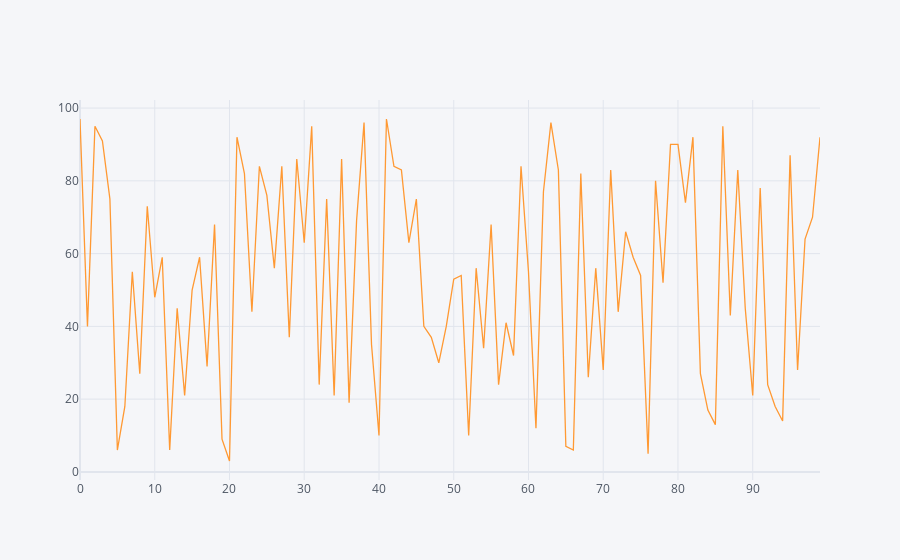

Notebook code for this chart:
### Code cell
df1.iplot()

### Figure 1 — Plotly figure (JSON) as saved in the notebook; plotly's stock layout.template omitted (floating-point values rounded to 4 significant figures)
{"data": [{"line": {"color": "rgba(255, 153, 51, 1.0)", "dash": "solid", "shape": "linear", "width": 1.3}, "mode": "lines", "name": "0", "text": "", "type": "scatter", "x": [0, 1, 2, 3, 4, 5, 6, 7, 8, 9, 10, 11, 12, 13, 14, 15, 16, 17, 18, 19, 20, 21, 22, 23, 24, 25, 26, 27, 28, 29, 30, 31, 32, 33, 34, 35, 36, 37, 38, 39, 40, 41, 42, 43, 44, 45, 46, 47, 48, 49, 50, 51, 52, 53, 54, 55, 56, 57, 58, 59, 60, 61, 62, 63, 64, 65, 66, 67, 68, 69, 70, 71, 72, 73, 74, 75, 76, 77, 78, 79, 80, 81, 82, 83, 84, 85, 86, 87, 88, 89, 90, 91, 92, 93, 94, 95, 96, 97, 98, 99], "y": [97, 40, 95, 91, 75, 6, 18, 55, 27, 73, 48, 59, 6, 45, 21, 50, 59, 29, 68, 9, 3, 92, 82, 44, 84, 76, 56, 84, 37, 86, 63, 95, 24, 75, 21, 86, 19, 69, 96, 35, 10, 97, 84, 83, 63, 75, 40, 37, 30, 40, 53, 54, 10, 56, 34, 68, 24, 41, 32, 84, 55, 12, 77, 96, 83, 7, 6, 82, 26, 56, 28, 83, 44, 66, 59, 54, 5, 80, 52, 90, 90, 74, 92, 27, 17, 13, 95, 43, 83, 45, 21, 78, 24, 18, 14, 87, 28, 64, 70, 92]}], "layout": {"legend": {"bgcolor": "#F5F6F9", "font": {"color": "#4D5663"}}, "paper_bgcolor": "#F5F6F9", "plot_bgcolor": "#F5F6F9", "title": {"font": {"color": "#4D5663"}}, "xaxis": {"gridcolor": "#E1E5ED", "showgrid": true, "tickfont": {"color": "#4D5663"}, "title": {"font": {"color": "#4D5663"}, "text": ""}, "zerolinecolor": "#E1E5ED"}, "yaxis": {"gridcolor": "#E1E5ED", "showgrid": true, "tickfont": {"color": "#4D5663"}, "title": {"font": {"color": "#4D5663"}, "text": ""}, "zerolinecolor": "#E1E5ED"}}}
